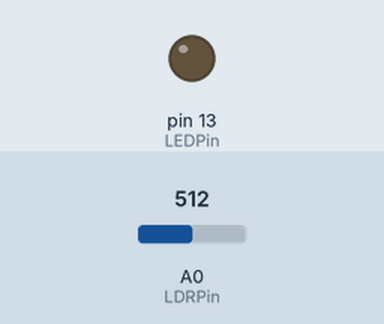
A sketch run on a simulated Arduino Uno, built with avr-gcc and run on an emulated ATmega328P. Shown: output pins drawn as LEDs (lit = HIGH). Inputs (shaded band) come from the test bench; at power-on: A0 (LDRPin) = 512.

Above: at 1.2 s.
1.3 s: A0 (LDRPin) set to 108
2.8 s: A0 (LDRPin) set to 93
At 3.3 s:
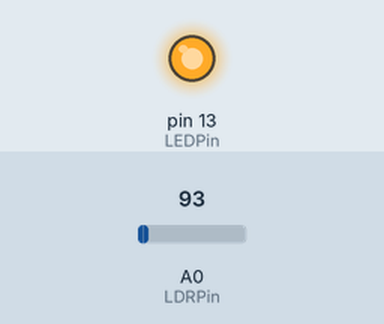
4.3 s: A0 (LDRPin) set to 110
At 5.5 s:
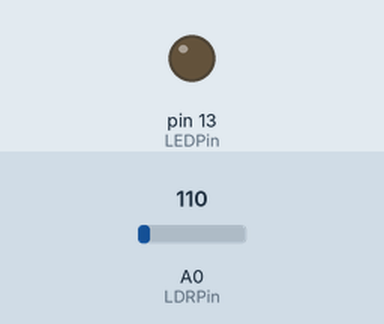
5.8 s: A0 (LDRPin) set to 90
At 6.7 s:
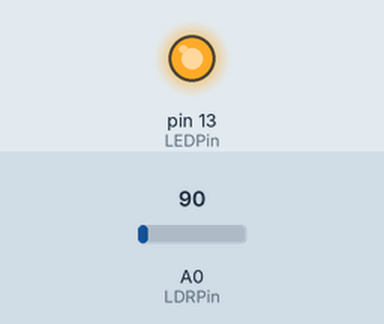
Timing chart, 0 to 8.3 s (numbered marks = the images above; inputs shaded):
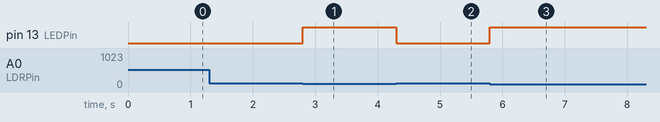

Measured:
- the behaviour switches between 101 and 100 on A0 (LDRPin) (found by bisection; images 0 and 1)
- after the input at 1.3 s, every drawn part: stays the same
- after the input at 2.8 s, pin 13 (LEDPin): LOW → HIGH at once
- after the input at 4.3 s, pin 13 (LEDPin): HIGH → LOW at once
- after the input at 5.8 s, pin 13 (LEDPin): LOW → HIGH at once

The sketch:

_1_Umral_Costa__1_.ino
```cpp
const int LEDPin = 13;
const int LDRPin = A0;
const int threshold = 100;

void setup() {
   pinMode(LEDPin, OUTPUT);
   pinMode(LDRPin, INPUT);
}

void loop() {
   int input = analogRead(LDRPin);
   if (input > threshold) {
      digitalWrite(LEDPin, LOW);
   }
   else {
      digitalWrite(LEDPin, HIGH);
   }
}
```
